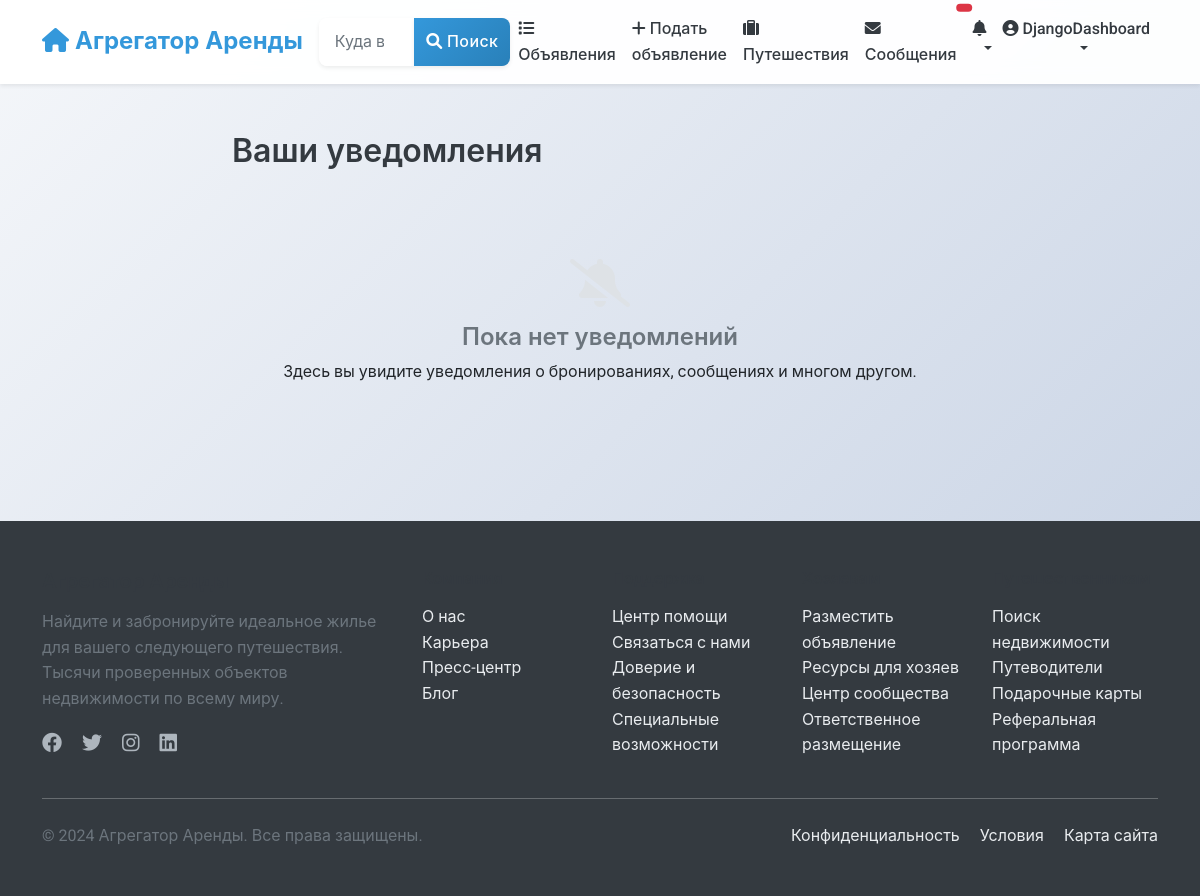
Page /notifications/ (signed in) on the earlier database version.
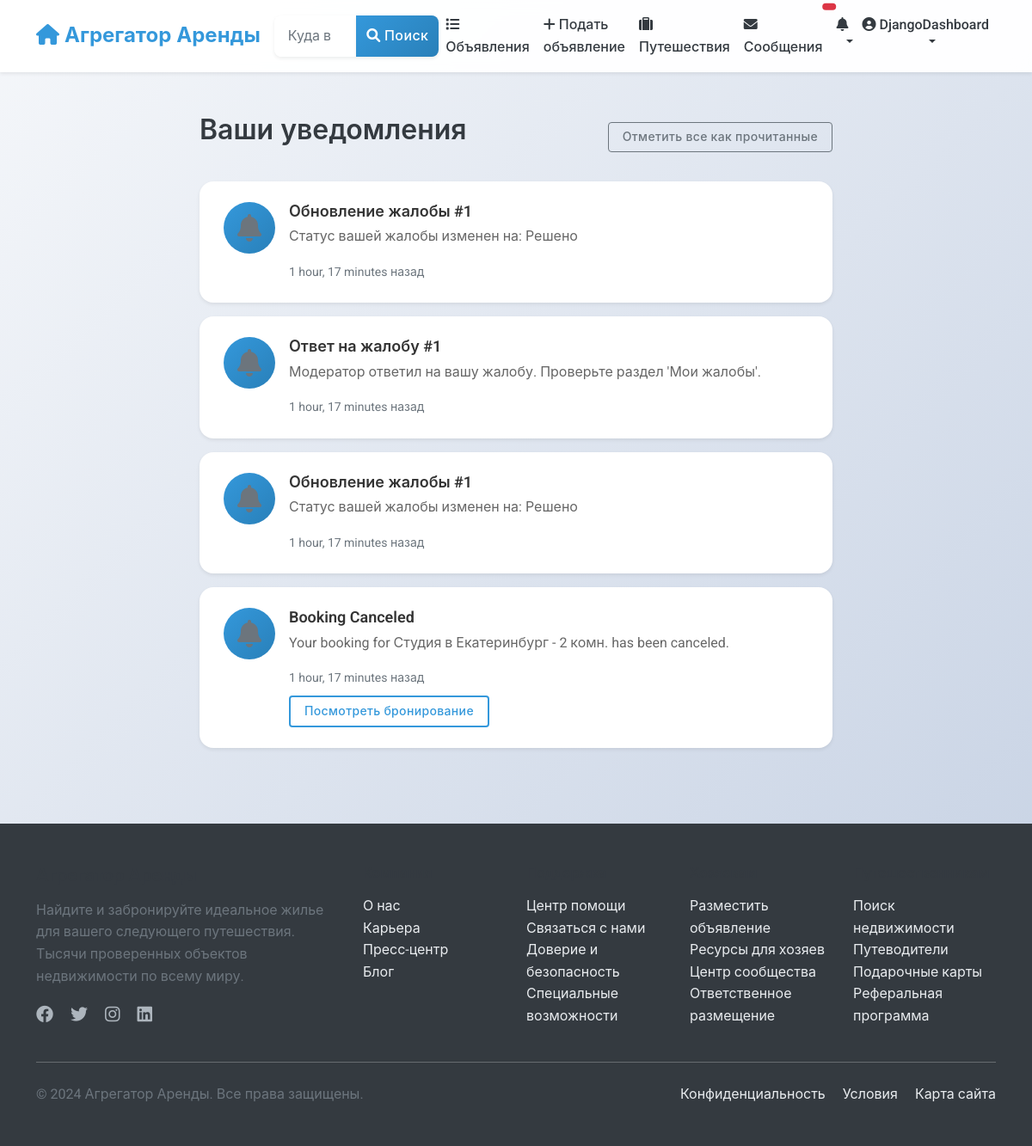
Same page on the later database version.
### users/models.py (models this page shows, shortened)
class User(AbstractUser):
    phone_number = models.CharField(_("Phone number"), max_length=20, blank=True)
    profile_picture = models.URLField(_("Profile picture URL"), blank=True)
    bio = models.TextField(_("Bio"), blank=True)
    is_phone_verified = models.BooleanField(_("Phone verified"), default=False)
    is_id_verified = models.BooleanField(_("ID verified"), default=False)
    is_host = models.BooleanField(_("Is host"), default=False)
    is_guest = models.BooleanField(_("Is guest"), default=True)
    ROLE_CHOICES = [
        ('user', _('Regular User')),
        ('host', _('Host')),
        ('moderator', _('Moderator')),
        ('admin', _('Administrator')),
    ]
    role = models.CharField(_("Role"), max_length=20, choices=ROLE_CHOICES, default='user')
    email_notifications = models.BooleanField(_("Email notifications"), default=True)
    sms_notifications = models.BooleanField(_("SMS notifications"), default=False)
    date_joined = models.DateTimeField(_("Date joined"), auto_now_add=True)
    last_updated = models.DateTimeField(_("Last updated"), auto_now=True)
    class Meta:
        verbose_name = _("User")
        verbose_name_plural = _("Users")

### notifications/models.py (models this page shows, shortened)
class Notification(models.Model):
    NOTIFICATION_TYPES = [
        ('booking_request', _('Booking Request')),
        ('booking_confirmed', _('Booking Confirmed')),
        ('booking_canceled', _('Booking Canceled')),
        ('message_received', _('Message Received')),
        ('review_received', _('Review Received')),
        ('listing_approved', _('Listing Approved')),
        ('payment_received', _('Payment Received')),
        ('system', _('System Notification')),
    ]
    user = models.ForeignKey(
        settings.AUTH_USER_MODEL,
        on_delete=models.CASCADE,
        related_name='notifications',
        verbose_name=_("User")
    )
    notification_type = models.CharField(
        _("Notification Type"),
        max_length=30,
        choices=NOTIFICATION_TYPES
    )
    title = models.CharField(_("Title"), max_length=255)
    message = models.TextField(_("Message"))
    is_read = models.BooleanField(_("Is Read"), default=False)
    booking = models.ForeignKey(
        'listings.Booking',
        on_delete=models.CASCADE,
        related_name='notifications',
        null=True,
        blank=True,
        verbose_name=_("Related Booking")
    )
    listing = models.ForeignKey(
        'listings.Listing',
        on_delete=models.CASCADE,
        related_name='notifications',
        null=True,
        blank=True,
        verbose_name=_("Related Listing")
    )
    conversation = models.ForeignKey(
        'chat.Conversation',
        on_delete=models.CASCADE,
        related_name='notifications',
        null=True,
        blank=True,
        verbose_name=_("Related Conversation")
    )
    review = models.ForeignKey(
        'listings.Review',
        on_delete=models.CASCADE,
        related_name='notifications',
        null=True,
        blank=True,
        verbose_name=_("Related Review")
    )
    created_at = models.DateTimeField(_("Created At"), auto_now_add=True)
    class Meta:
        verbose_name = _("Notification")
        verbose_name_plural = _("Notifications")
        ordering = ['-created_at']

### notifications/views.py (the view)
# urls.py: path('', views.notification_list, name='notification_list'),
@login_required
def notification_list(request):
    notifications = request.user.notifications.all().order_by('-created_at')
    return render(request, 'notifications/notification_list.html', {
        'notifications': notifications
    })

### notifications/templates/notifications/notification_list.html (shortened to what this page needs)
{% extends 'base.html' %}
{% block content %}
<div class="container mt-4">
    <div class="row">
        <div class="col-md-8 mx-auto">
            <div class="d-flex justify-content-between align-items-center mb-4">
                <h2>Ваши уведомления</h2>
                {% if notifications %}
                <button class="btn btn-outline-secondary btn-sm" onclick="markAllNotificationsRead()">
                    Отметить все как прочитанные
                </button>
                {% endif %}
            </div>
            {% if notifications %}
                {% for notification in notifications %}
                <div class="card mb-3 notification-card {% if not notification.is_read %}border-primary{% endif %}"
                     data-notification-id="{{ notification.id }}">
                    <div class="card-body">
                        <div class="d-flex">
                            <div class="notification-icon me-3">
                                {% if notification.notification_type == 'booking_request' %}
                                    <i class="fas fa-calendar-plus text-primary fa-2x"></i>
                                {% elif notification.notification_type == 'booking_confirmed' %}
                                    <i class="fas fa-calendar-check text-success fa-2x"></i>
                                {% elif notification.notification_type == 'message_received' %}
                                    <i class="fas fa-envelope text-info fa-2x"></i>
                                {% elif notification.notification_type == 'review_received' %}
                                    <i class="fas fa-star text-warning fa-2x"></i>
                                {% elif notification.notification_type == 'listing_approved' %}
                                    <i class="fas fa-check-circle text-success fa-2x"></i>
                                {% else %}
                                    <i class="fas fa-bell text-secondary fa-2x"></i>
                                {% endif %}
                            </div>
                            <div class="flex-grow-1">
                                <div class="d-flex justify-content-between align-items-start mb-2">
                                    <h5 class="card-title mb-0 {% if not notification.is_read %}fw-bold{% endif %}">
                                        {{ notification.title }}
                                    </h5>
                                </div>
                                <p class="card-text">{{ notification.message }}</p>
                                <small class="text-muted">{{ notification.created_at|timesince }} назад</small>
                                {% if notification.booking %}
                                    <div class="mt-2">
                                        <a href="{% url 'listings:booking_detail' reference=notification.booking.booking_reference %}"
                                           class="btn btn-sm btn-outline-primary">Посмотреть бронирование</a>
                                    </div>
                                {% elif notification.listing %}
                                    <div class="mt-2">
                                        <a href="{% url 'listings:listing_detail' pk=notification.listing.pk %}"
                                           class="btn btn-sm btn-outline-primary">Посмотреть объявление</a>
                                    </div>
                                {% elif notification.conversation %}
                                    <div class="mt-2">
                                        <a href="{% url 'chat:conversation_detail' pk=notification.conversation.pk %}"
                                           class="btn btn-sm btn-outline-primary">Посмотреть беседу</a>
                                    </div>
                                {% endif %}
                            </div>
                        </div>
                    </div>
                </div>
                {% endfor %}
            {% else %}
                <div class="empty-state">
                    <i class="fas fa-bell-slash fa-3x"></i>
                    <h4>Пока нет уведомлений</h4>
                    <p>Здесь вы увидите уведомления о бронированиях, сообщениях и многом другом.</p>
                </div>
            {% endif %}
        </div>
    </div>
</div>
{% endblock %}

### templates/includes/navbar.html (shortened to what this page needs)
<nav class="navbar navbar-expand-lg navbar-light bg-white shadow-sm">
    <div class="container">
        <a class="navbar-brand" href="{% url 'home' %}">
            <i class="fas fa-home"></i> Агрегатор Аренды
        </a>
        <div class="collapse navbar-collapse" id="navbarSupportedContent">
            <form class="d-flex mx-auto my-2 my-lg-0" action="{% url 'listings:listing_list' %}" method="get">
                <div class="input-group">
                    <input class="form-control" type="search" name="location" placeholder="Куда вы едете?"
                           aria-label="Search" value="{{ request.GET.location|default:'' }}">
                    <button class="btn btn-primary" type="submit">
                        <i class="fas fa-search"></i> Поиск
                    </button>
                </div>
            </form>
            <ul class="navbar-nav ms-auto mb-2 mb-lg-0">
                <li class="nav-item">
                    <a class="nav-link {% if request.resolver_match.url_name == 'listing_list' %}active{% endif %}"
                       href="{% url 'listings:listing_list' %}">
                        <i class="fas fa-list"></i> Объявления
                    </a>
                </li>
                {% if user.is_authenticated %}
                    {% if user.is_host %}
                    <li class="nav-item dropdown">
                        <a class="nav-link dropdown-toggle" href="#" id="hostDropdown" role="button"
                           data-bs-toggle="dropdown" aria-expanded="false">
                            <i class="fas fa-home"></i> Управление
                        </a>
                        <ul class="dropdown-menu">
                            <li>
                                <a class="dropdown-item" href="{% url 'listings:host_dashboard' %}">
                                    <i class="fas fa-tachometer-alt"></i> Панель управления
                                </a>
                            </li>
                            <li>
                                <a class="dropdown-item" href="{% url 'listings:host_listings' %}">
                                    <i class="fas fa-list"></i> Мои объявления
                                </a>
                            </li>
                            <li>
                                <a class="dropdown-item" href="{% url 'listings:listing_create' %}">
                                    <i class="fas fa-plus"></i> Создать объявление
                                </a>
                            </li>
                            <li>
                                <a class="dropdown-item" href="{% url 'listings:host_bookings' %}">
                                    <i class="fas fa-calendar-check"></i> Запросы на бронирование
                                </a>
                            </li>
                        </ul>
                    </li>
                    {% else %}
                    <li class="nav-item">
                        <a class="nav-link" href="{% url 'listings:listing_create' %}">
                            <i class="fas fa-plus"></i> Подать объявление
                        </a>
                    </li>
                    {% endif %}
                    <li class="nav-item">
                        <a class="nav-link {% if request.resolver_match.url_name == 'user_bookings' %}active{% endif %}"
                           href="{% url 'listings:user_bookings' %}">
                            <i class="fas fa-suitcase"></i> Путешествия
                        </a>
                    </li>
                    <li class="nav-item">
                        <a class="nav-link position-relative {% if 'chat' in request.path %}active{% endif %}"
                           href="{% url 'chat:conversation_list' %}">
                            <i class="fas fa-envelope"></i> Сообщения
                            <span id="message-badge" class="position-absolute top-0 start-100 translate-middle badge rounded-pill bg-danger"
                                  hx-get="{% url 'chat:get_unread_count' %}"
                                  hx-trigger="load, every 30s"
                                  hx-swap="innerHTML">
                            </span>
                        </a>
                    </li>
                    <li class="nav-item dropdown">
                        <a class="nav-link dropdown-toggle position-relative" href="#" id="notificationDropdown"
                           role="button" data-bs-toggle="dropdown" aria-expanded="false"
                           onclick="loadNotifications()"
                           data-bs-auto-close="outside">
                            <i class="fas fa-bell"></i>
                                {% load notify_tags %}
                        </a>
                    </li>
                    <li class="nav-item dropdown">
                        <a class="nav-link dropdown-toggle" href="#" id="userDropdown" role="button"
                           data-bs-toggle="dropdown" aria-expanded="false">
                            {% if user.profile_picture %}
                                <img src="{{ user.profile_picture }}" alt="{{ user.username }}" class="user-avatar sm me-1">
                            {% else %}
                                <i class="fas fa-user-circle"></i>
                            {% endif %}
                            {{ user.username }}
                        </a>
                    </li>
                {% endif %}
            </ul>
        </div>
    </div>
</nav>

Differences in the rows shown:
added Notification: notification_type "system" (drawn), title "Обновление жалобы #1", message "Статус вашей жалобы изменен на: Решено", created_at "1 hour, 17 minutes"
added Notification: notification_type "system" (drawn), title "Ответ на жалобу #1", message "Модератор ответил на вашу жалобу. Проверьте раздел 'Мои жалобы'.", created_at "1 hour, 17 minutes"
added Notification: notification_type "system" (drawn), title "Обновление жалобы #1", message "Статус вашей жалобы изменен на: Решено", created_at "1 hour, 17 minutes"
added Notification: notification_type "booking_canceled" (drawn), title "Booking Canceled", message "Your booking for Студия в Екатеринбург - 2 комн. has been canceled.", created_at "1 hour, 17 minutes", shows "Посмотреть бронирование"
Other differences:
text no longer shown: "Пока нет уведомлений Здесь вы увидите уведомления о бронированиях, сообщениях и многом другом."
text now shown: "Отметить все как прочитанные"
